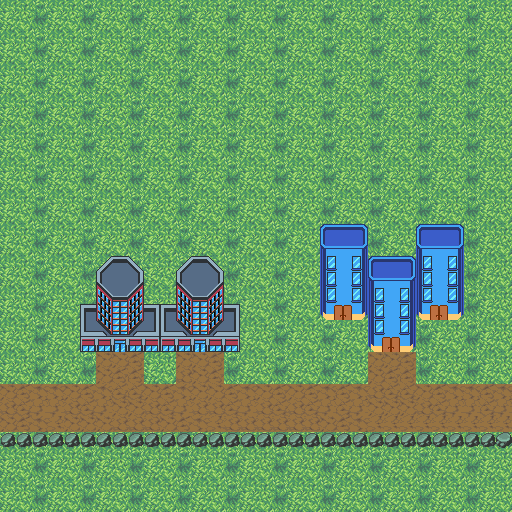

Rendered tile map (Tiled .tmx) drawn with the repository's tilesets; below, a short description and the map source with its tile grids summarised:
An orthogonal 32x32 tile map with 16x16 px tiles, 4 tile layers (Tile Layer 1, rock, building back, buidling), 3 tilesets.

<map version="1.10" tiledversion="1.11.2" orientation="orthogonal" renderorder="right-down" width="32" height="32" tilewidth="16" tileheight="16" infinite="0" nextlayerid="5" nextobjectid="1">
 <tileset firstgid="1" source="grass.tsx" />
 <tileset firstgid="2465" source="city_building.tsx" />
 <tileset firstgid="6561" source="item.tsx" />
 <layer id="1" name="Tile Layer 1" width="32" height="32">
  <data>[1024 cells, 1024 non-empty, 6 distinct tile ids]</data>
 </layer>
 <layer id="4" name="rock" width="32" height="32">
  <data>[1024 cells, 146 non-empty, 9 distinct tile ids]</data>
 </layer>
 <layer id="3" name="building back" width="32" height="32">
  <data>[1024 cells, 56 non-empty, 28 distinct tile ids]</data>
 </layer>
 <layer id="2" name="buidling" width="32" height="32">
  <data>[1024 cells, 88 non-empty, 58 distinct tile ids]</data>
 </layer>
</map>
